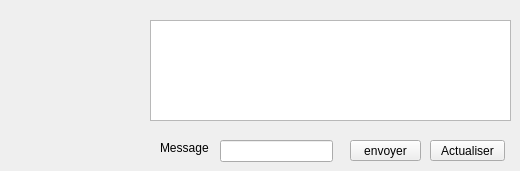
     <widget class="QWidget" name="tab">
      <attribute name="title">
       <string>Chat </string>
      </attribute>
      <widget class="QLabel" name="label_14">
       <property name="geometry">
        <rect>
         <x>160</x>
         <y>140</y>
         <width>56</width>
         <height>16</height>
        </rect>
       </property>
       <property name="text">
        <string>Message</string>
       </property>
      </widget>
      <widget class="QLineEdit" name="message">
       <property name="geometry">
        <rect>
         <x>220</x>
         <y>140</y>
         <width>113</width>
         <height>22</height>
        </rect>
       </property>
      </widget>
      <widget class="QPushButton" name="send">
       <property name="geometry">
        <rect>
         <x>350</x>
         <y>140</y>
         <width>71</width>
         <height>21</height>
        </rect>
       </property>
       <property name="text">
        <string>envoyer</string>
       </property>
      </widget>
      <widget class="QTableView" name="AfficherMessage">
       <property name="geometry">
        <rect>
         <x>150</x>
         <y>20</y>
         <width>361</width>
         <height>101</height>
        </rect>
       </property>
      </widget>
      <widget class="QPushButton" name="afficherM">
       <property name="geometry">
        <rect>
         <x>430</x>
         <y>140</y>
         <width>75</width>
         <height>21</height>
        </rect>
       </property>
       <property name="text">
        <string>Actualiser</string>
       </property>
      </widget>
     </widget>
